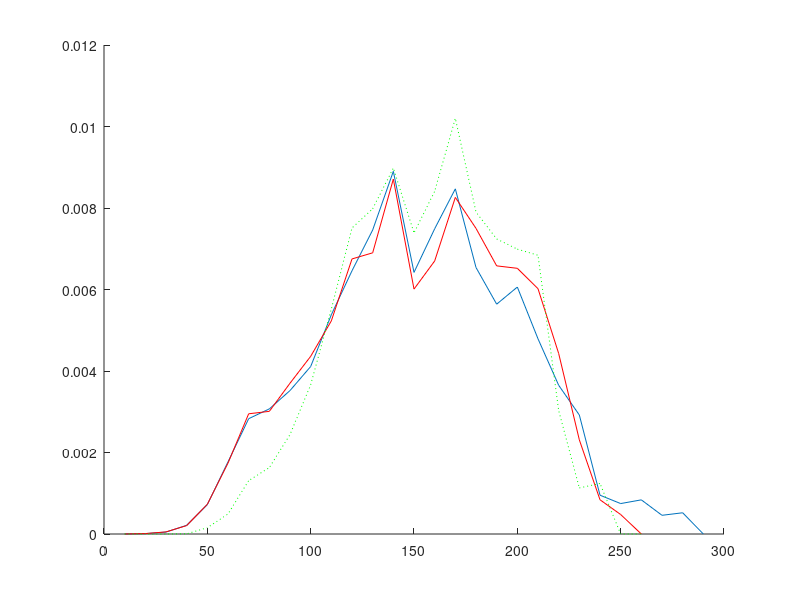

The MATLAB source for this figure:
 clear fqdokkarm
 % ====================================================
 % Input filename: probe.dat
 % ====================================================
 % Plot1 = 1950.0; Plot2 = 1800.0; Gdok = 0.583; Gm = 0.207;
 % Nfr =  3; JZ = 1; Cycles =  1; N =     20; GSV = 2;
 Gfr = [0.103E-01 0.504E+00 0.486E+00  ];
 Dfr = [0.100E-04 0.500E-04 0.113E-03 0.180E-03 0.160E-03 0.315E-03 ];
 %_____________________________________________________
  Dmin =          10 ; % mkm
  Di =          10 ; % mkm
  Dj =          10 ; % mkm
 % Nkarm/Nmkm(min, max) = [   3.000000       100.0000     ];
 % k5 =  0.2500000     ;
 % Statistical significance P(alpha)=  0.000000000000000E+000 ;
 % eps =  5.0000001E-02 ;
 % Calculation variant =           0 ;
 % P(karm-in-karm) coef =   8.200000     ;
 % P(karm-in-MKM) coef =   7.730000     ;
 % Zok* =  0.0000000E+00 ;
 
 
 % ====================================================
 %				Calculation	Results                  
 % ====================================================
 
 % Cycles:           1
 % Total basic particles number:
 Nbase =          20 +          20 ;
 % Total defined pockets number:
 Nkarm =                  3263 ;
 % Total calls of random generator:
 NFX =                   915 ;  NFY =                 21788 ;
 NFQ =                   694 ;  NFW =                  3196 ;
 % Accuracy of random numbers modeling :
 epsx(1)=  5.3528011E-02 ; epsx(2)=  5.2915573E-02 ; epsx(3)=  1.6413927E-03 ;
 epsx(4)=  1.5815496E-03 ; epsx(5)=  1.8027067E-02 ; epsx(6)=  1.8093467E-02 ;
 
 %_______________Local structure analysis______________
 % Medium coef [(Lij/Ddok)+1]:   2.450668     ;
 % Medium number of bridges:   4.600000    
 % Medium ratio between number of pockets and bridges :   6.207262    
 % Medium fraction of paricles number in jammed pack:  6.5370291E-02
 % Medium number of conditions breakings:
 %    1) Dok > Dmax      :  0.0000000E+00
 %    2) Dok < Dmin      :  0.0000000E+00
 %    3) Dbase < 0.5Dok  :   15.82500    
 %    4) Dbase > 2.0Dok  :   419.5000    
 %    5) l > 4.7Dbase    :   4.950000    
 %    6) Nkarm = 0       :  0.0000000E+00
 %    7) Nmkm < 2        :  0.0000000E+00
 %    8) Nkarm/Nmkm < min:   2.200000    
 %    9) Nkarm/Nmkm > max:  0.0000000E+00
 
 %___________________Dok parameters____________________
 % Mass-medium diameter of all Dok particles, mkm:
 Dok43a =  189.57; %(analytical calculation, all particles)
 Dok43all = [ 190.50  190.59]; %(all particles, 2 variants)
 Dok43(1) =  190.07; %(basic only)
 Dok43(2) =  190.52; %(surrounding only)
 % Accuracy of all Dok particles sizes modeling:
 epsalldok =  4.9046790E-03 ;
 % Accuracy of basic and surrounding Dok particles sizes modeling:
 epsdok(1) =  2.6503550E-03 ; epsdok(2) =  4.9871719E-03 ;
 Ddok_max =  315.00; %(maximum size of all particles)
 % Standard deviation of all Dok particles, mkm:
 Dok43sd =   58.87; %(analytical calculation, all particles)
 % Accuracy of Dok fractions distribution function modeling:
 epsdokfr = [0.105E-03 0.338E-02 0.104E-01  ];
 % Total fraction of homogenized oxidizer:
 fineoxy_fr =  0.0000000E+00 ;
 
 %________________Pockets parameters___________________
 % Accuracy of pockets distribution function modeling:
 epsfkarm =  0.1442056     ;
 % Accuracy of pockets distribution moments determination (4-th and 3-th):
 epsmkarm(1)=  0.1169400     ; epsmkarm(2)=  8.4381789E-02 ;
 % Mass-medium size of pockets (var. #1), mkm:
 Dkarm43(1) =  148.56;
 % Mass-medium size of pockets (var. #2)and standard deviation, mkm:
 Dkarm43(2) =  148.54; Dkarm43sd =   47.63; %( 0.321 relative)
 % Cor. mass-medium size of pockets and standard deviation (cor. var. #1), mkm:
 Dkarm43_cor(1) =  147.43; Dkarm43sd_cor(1) =  45.55; %( 0.309 relative)
 % Cor. mass-medium size of pockets and standard deviation (cor. var. #2), mkm:
 Dkarm43_cor(2) =  151.84; Dkarm43sd_cor(2) =  39.07; %( 0.257 relative)
 % Medium size of pockets, mkm:
 Dkarm10 =   84.87;
 % Cor. medium size of pockets (cor. var. #1), mkm:
 Dkarm10_cor =   84.57;
 
 % <Zkarm>
 % Mass fraction of pockets in <binder-metal> composition (not corrected):
 Zkarm =   0.6058023      ;
 % Cor. (var. #1, #2) mass fraction of pockets  in <binder-metal> composition:
 Zkarm_cor = [  0.6058023      0.5930722      ];
 
 % <Agglomerates>
 % Pocket to Agglomerate size coefficient:
 da_coef =   0.7389501     ;
 % Mass medium size of agglomerates (normal var. #1,2  and cor. var. #1,2):
 Dagg43(1) =  109.78;
 Dagg43(2) =  109.76;
 Dagg43_cor(1) =  108.94;
 Dagg43_cor(2) =  112.20;
 
 %___________Interpocket bridges parameters____________
 % Medium MKM/Dok size between Dok particles:
 Dqmkm1 = 0.1409;
 % Medium MKM/Dol size between pockets:
 Dqmkm2 = 0.5026;
 
 
 %__________________Functions__________________________
 
 % <Dok>
 % Mass density distribution function of all dok <particles> sizes (step = 10mkm)
 fmdok = [0.000E+00 0.253E-03 0.257E-03 0.254E-03 0.258E-03 0.000E+00...
          0.000E+00 0.000E+00 0.000E+00 0.000E+00 0.000E+00 0.515E-02...
          0.737E-02 0.757E-02 0.751E-02 0.749E-02 0.977E-02 0.113E-01...
          0.280E-02 0.307E-02 0.368E-02 0.306E-02 0.315E-02 0.313E-02...
          0.316E-02 0.350E-02 0.227E-02 0.250E-02 0.441E-02 0.260E-02...
          0.339E-02 0.214E-02 0.000E+00  ];
 
 % <Pockets>
 % Mass density distribution function of <pocket>sizes (step = 10mkm):
 fmkarm = [0.308E-06 0.977E-05 0.474E-04 0.213E-03 0.721E-03 0.177E-02...
           0.283E-02 0.307E-02 0.352E-02 0.411E-02 0.538E-02 0.646E-02...
           0.746E-02 0.890E-02 0.642E-02 0.749E-02 0.847E-02 0.654E-02...
           0.564E-02 0.606E-02 0.479E-02 0.365E-02 0.292E-02 0.952E-03...
           0.747E-03 0.838E-03 0.459E-03 0.521E-03 0.000E+00  ];
 % Cor. mass density distribution function of <pocket> sizes (step = 10mkm)(cor. var #1):
 fmkarm_cor = [0.356E-06 0.105E-04 0.515E-04 0.207E-03 0.730E-03 0.174E-02...
               0.295E-02 0.301E-02 0.370E-02 0.436E-02 0.523E-02 0.675E-02...
               0.690E-02 0.871E-02 0.601E-02 0.670E-02 0.826E-02 0.750E-02...
               0.658E-02 0.652E-02 0.602E-02 0.443E-02 0.231E-02 0.840E-03...
               0.478E-03 0.000E+00  ];
 % Cor. mass density distribution function of  <pocket> sizes (step = 10mkm)(cor. var#2):
 fmkarm_cor2 = [0.000E+00 0.000E+00 0.000E+00 0.455E-05 0.154E-03 0.491E-03...
                0.131E-02 0.163E-02 0.244E-02 0.366E-02 0.552E-02 0.751E-02...
                0.798E-02 0.898E-02 0.739E-02 0.841E-02 0.102E-01 0.790E-02...
                0.724E-02 0.699E-02 0.684E-02 0.303E-02 0.113E-02 0.124E-02...
                0.000E+00 0.000E+00  ];
 % Numeric density distribution function of  <pocket> sizes (step = 10mkm):
 fqkarm = [0.644E-03 0.276E-02 0.340E-02 0.561E-02 0.916E-02 0.128E-01...
           0.123E-01 0.876E-02 0.680E-02 0.573E-02 0.555E-02 0.512E-02...
           0.460E-02 0.435E-02 0.254E-02 0.242E-02 0.227E-02 0.147E-02...
           0.107E-02 0.981E-03 0.674E-03 0.429E-03 0.306E-03 0.919E-04...
           0.613E-04 0.613E-04 0.306E-04 0.306E-04 0.000E+00  ];
 % Cor. numeric density distribution function of <pocket> sizes (step = 10mkm)(cor. var #1):
 fqkarm_cor = [0.718E-03 0.287E-02 0.359E-02 0.539E-02 0.922E-02 0.124E-01...
               0.127E-01 0.854E-02 0.710E-02 0.607E-02 0.531E-02 0.531E-02...
               0.423E-02 0.419E-02 0.235E-02 0.215E-02 0.219E-02 0.168E-02...
               0.124E-02 0.104E-02 0.838E-03 0.519E-03 0.239E-03 0.798E-04...
               0.399E-04 0.000E+00  ];
 
 % <MKM/Dok>
 % Density distribution function of MKM/Dok between Dok particles (step = 0.01)
 fqmkm1 = [0.000E+00 0.517E-02 0.517E-02 0.258E-02 0.517E-02 0.517E-02...
           0.258E-02 0.517E-02 0.258E-02 0.517E-02 0.258E-02 0.000E+00...
           0.258E-02 0.517E-02 0.775E-02 0.258E-02 0.775E-02 0.517E-02...
           0.258E-02 0.000E+00 0.103E-01 0.000E+00 0.258E-02 0.258E-02...
           0.517E-02 0.000E+00 0.000E+00 0.258E-02 0.258E-02 0.258E-02...
           0.258E-02 0.258E-02 0.517E-02 0.000E+00 0.258E-02 0.000E+00...
           0.775E-02 0.103E-01 0.258E-02 0.000E+00 0.258E-02 0.258E-02...
           0.517E-02 0.517E-02 0.000E+00 0.258E-02 0.258E-02 0.000E+00...
           0.129E-01 0.517E-02 0.000E+00 0.258E-02 0.258E-02 0.000E+00...
           0.258E-02 0.000E+00 0.517E-02 0.517E-02 0.775E-02 0.000E+00...
           0.000E+00 0.517E-02 0.000E+00 0.517E-02 0.258E-02 0.000E+00...
           0.775E-02 0.517E-02 0.517E-02 0.258E-02 0.258E-02 0.258E-02...
           0.258E-02 0.000E+00 0.517E-02 0.258E-02 0.000E+00 0.000E+00...
           0.000E+00 0.258E-02 0.000E+00 0.258E-02 0.517E-02 0.517E-02...
           0.775E-02 0.000E+00 0.000E+00 0.517E-02 0.258E-02 0.775E-02...
           0.000E+00 0.258E-02 0.775E-02 0.517E-02 0.517E-02 0.775E-02...
           0.258E-02 0.258E-02 0.258E-02 0.517E-02 0.258E-02 0.258E-02...
           0.258E-02 0.775E-02 0.000E+00 0.000E+00 0.000E+00 0.258E-02...
           0.517E-02 0.517E-02 0.517E-02 0.258E-02 0.517E-02 0.517E-02...
           0.517E-02 0.517E-02 0.517E-02 0.000E+00 0.000E+00 0.103E-01...
           0.775E-02 0.103E-01 0.258E-02 0.258E-02 0.258E-02 0.258E-02...
           0.517E-02 0.129E-01 0.000E+00 0.775E-02 0.517E-02 0.258E-02...
           0.000E+00 0.258E-02 0.000E+00 0.103E-01 0.000E+00 0.258E-02...
           0.517E-02 0.000E+00 0.103E-01 0.000E+00 0.258E-02 0.258E-02...
           0.000E+00 0.000E+00 0.000E+00 0.258E-02 0.258E-02 0.258E-02...
           0.517E-02 0.000E+00 0.517E-02 0.517E-02 0.517E-02 0.258E-02...
           0.517E-02 0.000E+00 0.517E-02 0.258E-02 0.258E-02 0.000E+00...
           0.517E-02 0.103E-01 0.775E-02 0.000E+00 0.000E+00 0.103E-01...
           0.775E-02 0.517E-02 0.517E-02 0.258E-02 0.517E-02 0.258E-02...
           0.517E-02 0.258E-02 0.258E-02 0.258E-02 0.258E-02 0.103E-01...
           0.000E+00 0.775E-02 0.000E+00 0.258E-02 0.258E-02 0.517E-02...
           0.517E-02 0.517E-02 0.258E-02 0.517E-02 0.000E+00 0.000E+00...
           0.258E-02 0.129E-01 0.258E-02 0.775E-02 0.775E-02 0.258E-02...
           0.258E-02 0.258E-02 0.775E-02 0.129E-01 0.000E+00 0.258E-02...
           0.129E-01 0.258E-02 0.000E+00 0.775E-02 0.258E-02 0.000E+00...
           0.000E+00 0.103E-01 0.000E+00 0.775E-02 0.517E-02 0.517E-02...
           0.258E-02 0.775E-02 0.258E-02 0.103E-01 0.517E-02 0.129E-01...
           0.258E-02 0.000E+00 0.000E+00 0.517E-02 0.258E-02 0.517E-02...
           0.517E-02 0.000E+00 0.258E-02 0.517E-02 0.517E-02 0.517E-02...
           0.517E-02 0.000E+00 0.000E+00 0.129E-01 0.258E-02 0.258E-02...
           0.000E+00 0.517E-02 0.517E-02 0.517E-02 0.517E-02 0.000E+00...
           0.258E-02 0.258E-02 0.258E-02 0.000E+00 0.258E-02 0.517E-02...
           0.258E-02 0.258E-02 0.517E-02 0.258E-02 0.517E-02 0.000E+00...
           0.000E+00 0.517E-02 0.258E-02 0.775E-02 0.258E-02 0.517E-02...
           0.517E-02 0.103E-01 0.000E+00 0.517E-02 0.775E-02 0.000E+00...
           0.000E+00  ];
 % Density distribution function of MKM/Dok between pockets (step = 0.01)
 fqmkm2 = [0.000E+00 0.290E-02 0.000E+00 0.000E+00 0.000E+00 0.290E-02...
           0.145E-02 0.290E-02 0.145E-02 0.000E+00 0.290E-02 0.290E-02...
           0.000E+00 0.000E+00 0.145E-02 0.435E-02 0.435E-02 0.145E-02...
           0.290E-02 0.101E-01 0.580E-02 0.580E-02 0.000E+00 0.435E-02...
           0.435E-02 0.101E-01 0.000E+00 0.580E-02 0.725E-02 0.435E-02...
           0.725E-02 0.435E-02 0.101E-01 0.116E-01 0.174E-01 0.130E-01...
           0.159E-01 0.580E-02 0.159E-01 0.217E-01 0.188E-01 0.116E-01...
           0.290E-01 0.246E-01 0.159E-01 0.304E-01 0.391E-01 0.362E-01...
           0.362E-01 0.261E-01 0.246E-01 0.261E-01 0.261E-01 0.246E-01...
           0.319E-01 0.261E-01 0.246E-01 0.246E-01 0.232E-01 0.319E-01...
           0.217E-01 0.304E-01 0.159E-01 0.159E-01 0.290E-01 0.159E-01...
           0.174E-01 0.101E-01 0.116E-01 0.116E-01 0.870E-02 0.725E-02...
           0.101E-01 0.145E-02 0.870E-02 0.580E-02 0.435E-02 0.580E-02...
           0.435E-02 0.145E-02 0.145E-02 0.145E-02 0.000E+00 0.290E-02...
           0.290E-02 0.145E-02 0.290E-02 0.290E-02 0.000E+00 0.000E+00...
           0.145E-02 0.000E+00 0.000E+00  ];
 
 % <Local structure analysis>
 % Coefficient [(Lij/Ddok)+1] distribution (step = 0.01):
 coef = [0.000E+00 0.000E+00 0.000E+00 0.000E+00 0.000E+00 0.000E+00...
         0.000E+00 0.000E+00 0.000E+00 0.000E+00 0.000E+00 0.000E+00...
         0.000E+00 0.000E+00 0.000E+00 0.000E+00 0.000E+00 0.000E+00...
         0.000E+00 0.000E+00 0.000E+00 0.000E+00 0.000E+00 0.000E+00...
         0.000E+00 0.000E+00 0.000E+00 0.000E+00 0.000E+00 0.000E+00...
         0.000E+00 0.000E+00 0.000E+00 0.000E+00 0.000E+00 0.000E+00...
         0.000E+00 0.000E+00 0.000E+00 0.000E+00 0.000E+00 0.000E+00...
         0.000E+00 0.000E+00 0.000E+00 0.000E+00 0.000E+00 0.000E+00...
         0.000E+00 0.000E+00 0.000E+00 0.686E-03 0.686E-03 0.229E-03...
         0.457E-03 0.914E-03 0.000E+00 0.914E-03 0.686E-03 0.457E-03...
         0.686E-03 0.686E-03 0.686E-03 0.229E-03 0.457E-03 0.914E-03...
         0.686E-03 0.206E-02 0.914E-03 0.160E-02 0.160E-02 0.274E-02...
         0.914E-03 0.206E-02 0.183E-02 0.251E-02 0.914E-03 0.251E-02...
         0.206E-02 0.389E-02 0.320E-02 0.206E-02 0.914E-03 0.274E-02...
         0.251E-02 0.320E-02 0.229E-02 0.274E-02 0.206E-02 0.274E-02...
         0.183E-02 0.320E-02 0.206E-02 0.320E-02 0.457E-02 0.503E-02...
         0.434E-02 0.297E-02 0.229E-02 0.343E-02 0.411E-02 0.366E-02...
         0.320E-02 0.366E-02 0.411E-02 0.274E-02 0.389E-02 0.343E-02...
         0.343E-02 0.457E-02 0.389E-02 0.503E-02 0.594E-02 0.343E-02...
         0.366E-02 0.411E-02 0.526E-02 0.549E-02 0.457E-02 0.549E-02...
         0.617E-02 0.640E-02 0.366E-02 0.503E-02 0.389E-02 0.297E-02...
         0.480E-02 0.571E-02 0.480E-02 0.686E-02 0.640E-02 0.686E-02...
         0.663E-02 0.457E-02 0.617E-02 0.617E-02 0.640E-02 0.571E-02...
         0.663E-02 0.594E-02 0.549E-02 0.800E-02 0.754E-02 0.617E-02...
         0.640E-02 0.549E-02 0.663E-02 0.640E-02 0.411E-02 0.846E-02...
         0.503E-02 0.914E-02 0.709E-02 0.571E-02 0.503E-02 0.640E-02...
         0.594E-02 0.731E-02 0.434E-02 0.457E-02 0.480E-02 0.800E-02...
         0.594E-02 0.617E-02 0.594E-02 0.731E-02 0.526E-02 0.709E-02...
         0.617E-02 0.526E-02 0.640E-02 0.571E-02 0.526E-02 0.549E-02...
         0.663E-02 0.503E-02 0.480E-02 0.411E-02 0.480E-02 0.457E-02...
         0.709E-02 0.526E-02 0.480E-02 0.549E-02 0.366E-02 0.389E-02...
         0.411E-02 0.411E-02 0.274E-02 0.320E-02 0.434E-02 0.457E-02...
         0.343E-02 0.366E-02 0.160E-02 0.274E-02 0.297E-02 0.343E-02...
         0.229E-02 0.251E-02 0.206E-02 0.229E-02 0.343E-02 0.274E-02...
         0.160E-02 0.251E-02 0.914E-03 0.229E-02 0.229E-02 0.137E-02...
         0.160E-02 0.229E-02 0.251E-02 0.229E-02 0.137E-02 0.914E-03...
         0.229E-03 0.297E-02 0.160E-02 0.457E-03 0.114E-02 0.914E-03...
         0.206E-02 0.206E-02 0.206E-02 0.914E-03 0.914E-03 0.183E-02...
         0.914E-03 0.114E-02 0.206E-02 0.686E-03 0.114E-02 0.206E-02...
         0.137E-02 0.183E-02 0.686E-03 0.137E-02 0.229E-03 0.914E-03...
         0.914E-03 0.686E-03 0.137E-02 0.160E-02 0.114E-02 0.137E-02...
         0.457E-03 0.914E-03 0.457E-03 0.686E-03 0.914E-03 0.229E-03...
         0.914E-03 0.914E-03 0.686E-03 0.457E-03 0.457E-03 0.457E-03...
         0.914E-03 0.686E-03 0.914E-03 0.114E-02 0.457E-03 0.686E-03...
         0.914E-03 0.457E-03 0.914E-03 0.000E+00 0.000E+00 0.686E-03...
         0.457E-03 0.229E-03 0.457E-03 0.457E-03 0.914E-03 0.914E-03...
         0.000E+00 0.114E-02 0.914E-03 0.457E-03 0.137E-02 0.686E-03...
         0.686E-03 0.229E-03 0.457E-03 0.114E-02 0.914E-03 0.457E-03...
         0.457E-03 0.686E-03 0.686E-03 0.686E-03 0.686E-03 0.914E-03...
         0.229E-03 0.686E-03 0.183E-02 0.914E-03 0.914E-03 0.229E-03...
         0.457E-03 0.229E-03 0.686E-03 0.000E+00 0.457E-03 0.114E-02...
         0.457E-03 0.914E-03 0.686E-03 0.914E-03 0.914E-03 0.914E-03...
         0.229E-03 0.914E-03 0.457E-03 0.686E-03 0.229E-03 0.000E+00...
         0.686E-03 0.914E-03 0.457E-03 0.229E-03 0.229E-03 0.914E-03...
         0.686E-03 0.160E-02 0.686E-03 0.686E-03 0.114E-02 0.457E-03...
         0.114E-02 0.160E-02 0.686E-03 0.686E-03 0.686E-03 0.686E-03...
         0.229E-03 0.114E-02 0.914E-03 0.457E-03 0.914E-03 0.914E-03...
         0.137E-02 0.686E-03 0.160E-02 0.457E-03 0.686E-03 0.686E-03...
         0.914E-03 0.686E-03 0.229E-03 0.686E-03 0.206E-02 0.686E-03...
         0.114E-02 0.686E-03 0.914E-03 0.914E-03 0.229E-03 0.137E-02...
         0.114E-02 0.137E-02 0.457E-03 0.457E-03 0.160E-02 0.914E-03...
         0.114E-02 0.137E-02 0.457E-03 0.457E-03 0.914E-03 0.914E-03...
         0.137E-02 0.914E-03 0.457E-03 0.114E-02 0.137E-02 0.457E-03...
         0.229E-03 0.206E-02 0.686E-03 0.914E-03 0.686E-03 0.114E-02...
         0.686E-03 0.914E-03 0.914E-03 0.686E-03 0.914E-03 0.457E-03...
         0.114E-02 0.137E-02 0.229E-03 0.160E-02 0.229E-02 0.160E-02...
         0.686E-03 0.114E-02 0.114E-02 0.114E-02 0.137E-02 0.914E-03...
         0.686E-03 0.114E-02 0.137E-02 0.686E-03 0.914E-03 0.914E-03...
         0.457E-03 0.914E-03 0.137E-02 0.914E-03 0.114E-02 0.183E-02...
         0.206E-02 0.114E-02 0.457E-03 0.114E-02 0.914E-03 0.686E-03...
         0.114E-02 0.457E-03 0.114E-02 0.229E-03 0.137E-02 0.914E-03...
         0.114E-02 0.686E-03 0.686E-03 0.229E-03 0.686E-03 0.114E-02...
         0.137E-02 0.914E-03 0.206E-02 0.251E-02 0.914E-03 0.137E-02...
         0.160E-02 0.000E+00 0.914E-03 0.114E-02 0.137E-02 0.137E-02...
         0.686E-03 0.457E-03 0.914E-03 0.457E-03 0.914E-03 0.183E-02...
         0.114E-02 0.914E-03 0.206E-02 0.137E-02 0.114E-02 0.457E-03...
         0.137E-02 0.914E-03 0.114E-02 0.686E-03 0.114E-02 0.229E-03...
         0.137E-02 0.914E-03 0.137E-02 0.114E-02 0.114E-02 0.457E-03...
         0.686E-03 0.137E-02 0.914E-03 0.914E-03 0.457E-03 0.160E-02...
         0.914E-03 0.457E-03 0.114E-02 0.114E-02 0.000E+00 0.686E-03...
         0.457E-03 0.457E-03 0.114E-02 0.229E-03 0.229E-03 0.183E-02...
         0.914E-03 0.686E-03 0.137E-02 0.137E-02 0.114E-02 0.914E-03...
         0.457E-03 0.914E-03 0.137E-02 0.914E-03 0.686E-03 0.457E-03...
         0.686E-03 0.183E-02 0.686E-03 0.183E-02 0.137E-02 0.114E-02...
         0.114E-02 0.137E-02 0.914E-03 0.686E-03 0.160E-02 0.914E-03...
         0.686E-03 0.457E-03 0.114E-02 0.914E-03 0.114E-02 0.914E-03...
         0.914E-03 0.114E-02 0.914E-03 0.137E-02 0.114E-02 0.686E-03...
         0.137E-02 0.137E-02 0.686E-03 0.914E-03 0.914E-03 0.457E-03...
         0.114E-02 0.229E-03 0.000E+00 0.914E-03 0.114E-02 0.686E-03...
         0.137E-02 0.457E-03 0.914E-03 0.914E-03 0.686E-03 0.000E+00...
         0.457E-03 0.686E-03 0.229E-03 0.686E-03 0.229E-03 0.914E-03...
         0.686E-03 0.114E-02 0.114E-02 0.686E-03 0.686E-03 0.114E-02...
         0.114E-02 0.914E-03 0.457E-03 0.229E-03 0.686E-03 0.914E-03...
         0.160E-02 0.457E-03 0.160E-02 0.686E-03 0.457E-03 0.914E-03...
         0.686E-03 0.457E-03 0.686E-03 0.457E-03 0.137E-02 0.686E-03...
         0.914E-03 0.686E-03 0.114E-02 0.914E-03 0.229E-03 0.457E-03...
         0.229E-03 0.686E-03 0.686E-03 0.000E+00 0.206E-02 0.000E+00...
         0.457E-03 0.457E-03 0.229E-03 0.229E-03 0.229E-03 0.457E-03...
         0.000E+00 0.686E-03 0.686E-03 0.114E-02 0.457E-03 0.457E-03...
         0.686E-03 0.229E-03 0.457E-03 0.229E-03 0.229E-03 0.686E-03...
         0.457E-03 0.686E-03 0.229E-03 0.000E+00 0.000E+00 0.000E+00...
         0.914E-03 0.457E-03 0.229E-03 0.000E+00 0.914E-03 0.000E+00...
         0.457E-03 0.914E-03 0.229E-03 0.457E-03 0.229E-03 0.000E+00...
         0.457E-03 0.686E-03 0.914E-03 0.229E-03 0.000E+00 0.914E-03...
         0.229E-03 0.000E+00 0.686E-03 0.229E-03 0.686E-03 0.000E+00...
         0.000E+00 0.000E+00 0.229E-03 0.686E-03 0.000E+00 0.000E+00...
         0.000E+00 0.000E+00 0.000E+00 0.457E-03 0.229E-03 0.000E+00...
         0.000E+00 0.229E-03 0.686E-03 0.229E-03 0.229E-03 0.000E+00...
         0.000E+00 0.000E+00 0.000E+00 0.000E+00 0.000E+00 0.000E+00...
         0.229E-03 0.000E+00 0.000E+00 0.457E-03 0.000E+00 0.000E+00...
         0.686E-03 0.000E+00 0.000E+00 0.229E-03 0.000E+00 0.000E+00...
         0.229E-03 0.000E+00 0.000E+00 0.229E-03 0.457E-03 0.000E+00...
         0.000E+00 0.457E-03 0.229E-03 0.229E-03 0.000E+00 0.000E+00...
         0.229E-03 0.000E+00 0.686E-03 0.229E-03 0.229E-03 0.000E+00...
         0.000E+00 0.457E-03 0.000E+00 0.457E-03 0.457E-03 0.000E+00...
         0.000E+00 0.229E-03 0.000E+00 0.000E+00 0.000E+00 0.229E-03...
         0.000E+00 0.457E-03 0.000E+00 0.229E-03 0.000E+00 0.000E+00...
         0.229E-03 0.000E+00 0.000E+00 0.000E+00 0.000E+00 0.000E+00...
         0.000E+00 0.000E+00 0.000E+00 0.000E+00 0.229E-03 0.229E-03...
         0.229E-03 0.229E-03 0.229E-03 0.000E+00 0.000E+00 0.229E-03...
         0.000E+00 0.229E-03 0.000E+00 0.000E+00 0.000E+00 0.000E+00...
         0.000E+00 0.229E-03 0.457E-03 0.000E+00 0.000E+00 0.000E+00...
         0.000E+00 0.229E-03 0.000E+00 0.000E+00 0.000E+00 0.000E+00...
         0.229E-03 0.229E-03 0.000E+00 0.229E-03 0.000E+00 0.229E-03...
         0.000E+00 0.229E-03 0.000E+00 0.000E+00 0.000E+00 0.000E+00...
         0.000E+00 0.000E+00 0.000E+00 0.229E-03 0.229E-03 0.000E+00...
         0.000E+00 0.229E-03 0.000E+00 0.000E+00 0.000E+00 0.000E+00...
         0.229E-03 0.000E+00 0.229E-03 0.000E+00 0.000E+00 0.000E+00...
         0.000E+00 0.229E-03 0.229E-03 0.000E+00 0.229E-03 0.000E+00...
         0.000E+00 0.000E+00 0.000E+00 0.229E-03 0.000E+00 0.000E+00...
         0.229E-03 0.000E+00 0.000E+00 0.000E+00 0.000E+00 0.000E+00...
         0.000E+00 0.000E+00 0.000E+00 0.000E+00 0.000E+00 0.000E+00...
         0.000E+00 0.229E-03 0.229E-03 0.000E+00 0.229E-03 0.000E+00...
         0.000E+00 0.000E+00 0.000E+00 0.000E+00 0.000E+00 0.000E+00...
         0.000E+00 0.000E+00 0.000E+00 0.000E+00 0.000E+00 0.000E+00...
         0.000E+00 0.000E+00 0.000E+00 0.000E+00 0.000E+00 0.000E+00...
         0.000E+00 0.000E+00 0.000E+00 0.000E+00 0.000E+00 0.000E+00...
         0.000E+00 0.000E+00 0.000E+00 0.000E+00 0.000E+00 0.000E+00...
         0.000E+00 0.229E-03 0.229E-03 0.000E+00 0.000E+00 0.000E+00...
         0.000E+00 0.000E+00 0.000E+00 0.000E+00 0.000E+00 0.000E+00...
         0.000E+00 0.000E+00 0.000E+00 0.000E+00 0.000E+00 0.000E+00...
         0.000E+00 0.000E+00 0.229E-03 0.000E+00 0.000E+00 0.000E+00...
         0.000E+00 0.000E+00 0.000E+00 0.000E+00 0.000E+00 0.000E+00...
         0.000E+00 0.000E+00 0.000E+00 0.000E+00 0.000E+00 0.000E+00...
         0.000E+00 0.000E+00 0.000E+00 0.000E+00 0.000E+00 0.000E+00...
         0.229E-03 0.000E+00 0.000E+00  ];
 % Distribution of P[pocket-in-pocket] on basicDok particles sizes:
 pdoksmall = [0.569E-38 0.569E-38 0.501E-02 0.901E-02 0.127E-01 0.161E-01...
              0.194E-01 0.226E-01 0.258E-01 0.290E-01 0.290E-01 0.290E-01...
              0.290E-01 0.290E-01 0.290E-01 0.290E-01 0.290E-01 0.290E-01...
              0.290E-01 0.290E-01 0.290E-01 0.290E-01 0.129E+00 0.233E+00...
              0.370E+00 0.491E+00 0.603E+00 0.704E+00 0.792E+00 0.871E+00...
              0.944E+00 0.101E+01  ];
 
 % <Conditional DOK>
 % Pockets categories sizes (mkm):
 Dkarmcat = [0.280E+03  ];
 % Dependency of mass-medium Dok particles sizes on pockets categories:
 dokkarm43 = [0.216E+03  ];
 % Dependency of medium Dok particles sizes on pockets categories:
 dokkarm10 = [0.107E+03  ];
 % Numeric density distribution functions of  particles on pockets categories:
 % Dkarm =    280 mkm
 fqdokkarm(  1,:) = [0.000E+00 0.271E-01 0.133E-01 0.191E-02 0.643E-03 0.000E+00...
                     0.000E+00 0.000E+00 0.000E+00 0.000E+00 0.000E+00 0.619E-03...
                     0.359E-02 0.681E-02 0.713E-02 0.673E-02 0.928E-02 0.950E-02...
                     0.309E-02 0.668E-03 0.151E-02 0.767E-03 0.136E-02 0.891E-03...
                     0.272E-03 0.223E-03 0.619E-03 0.000E+00 0.346E-03 0.668E-03...
                     0.297E-02 0.495E-04 0.000E+00  ];
 
 % Calculation time:  0 :  0 :  0
 % __________________________
 hold on
 plot(Di:Di:Di*size(fmkarm,2),fmkarm)
 plot(Di:Di:Di*size(fmkarm_cor,2),fmkarm_cor,'r')
 plot(Di:Di:Di*size(fmkarm_cor2,2),fmkarm_cor2,'g:')
